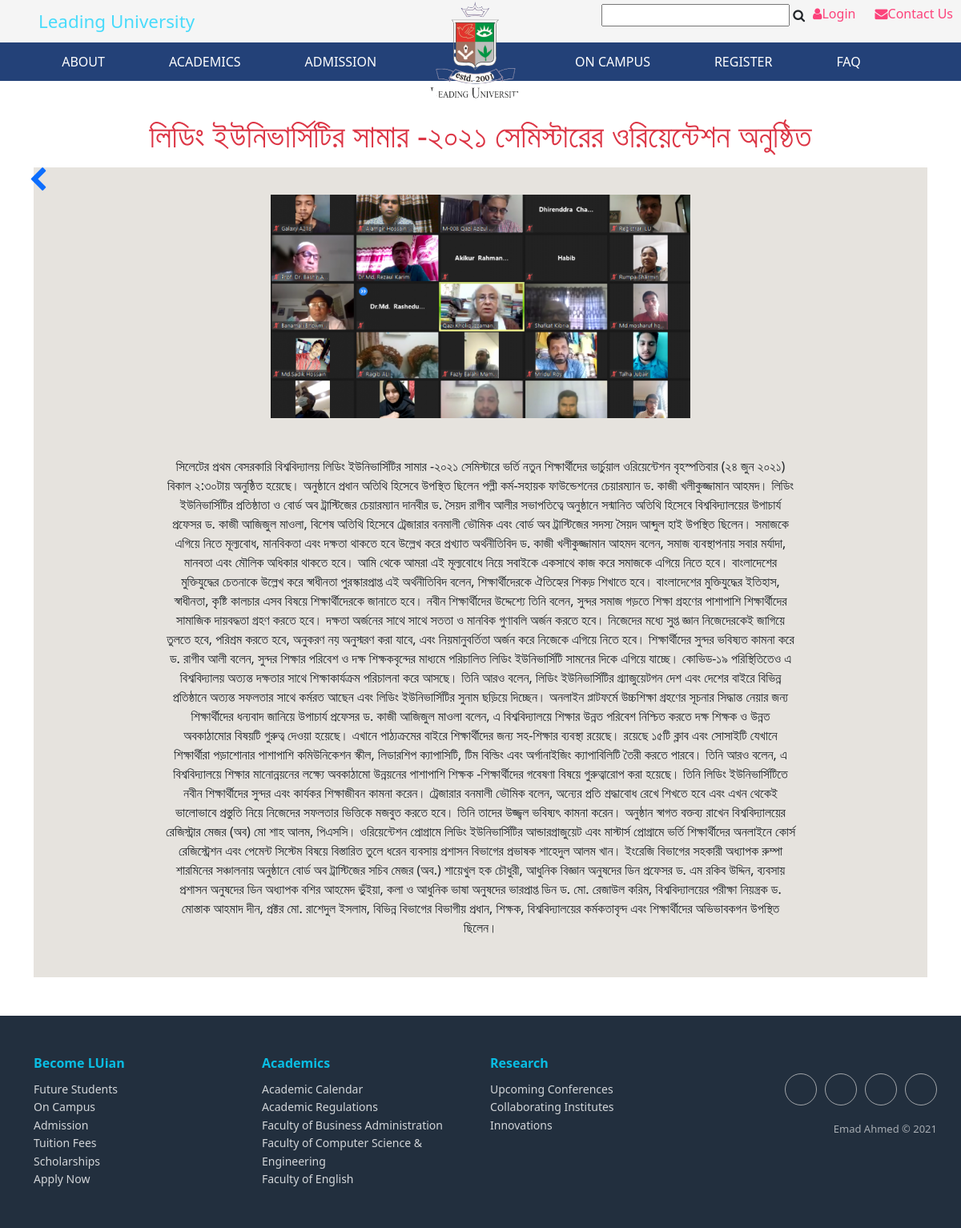
Screenshot of /shownews/3 with the database file from the repository.
### myapp/models/news.py (models this page shows)
class News(models.Model):
    title = models.CharField(max_length=120)
    allnews = models.TextField(blank=True)
    date = models.DateTimeField(
        auto_now_add=True, blank=True)
    newsimg = models.ImageField(
        upload_to='images/', default="myimg", blank=True)

### myapp/views/home.py (the view)
# urls.py: path('shownews/<int:id>', shownews, name="shownews"),
def shownews(request, id):
    shownews = News.objects.get(pk=id)
    return render(request, 'shownews.html', {'shownews': shownews})

### myapp/templates/shownews.html (shortened to what this page needs)
{% extends 'base.html' %}
{% block content %}
{% load static %}
<link rel="stylesheet" href="{% static 'css/notice.css' %}">
<div class="container text-center">
    <h1 class="text-center text-danger mb-3" style="margin-top: 13%;">{{shownews.title}}</h1>
    <a href="/" id="mainhome"><i class="fa fa-chevron-left fa-2x" aria-hidden="true"></i></a>
    <div class="jumbotron w-100 m-auto">
        <img src="{{shownews.newsimg.url}}" alt="" class="h-50 w-50 mb-5">
        <div class="w-75 m-auto">
        <p>{{shownews.allnews}}</p>
    </div>
    </div>
</div>
{% endblock %}

### static/css/style.css (style rules this page uses)
* { margin: 0; padding: 0; box-sizing: border-box; }

### static/css/notice.css (style rules this page uses)
.jumbotron { background: rgb(230, 227, 222); padding: 3%; }
#mainhome { position: absolute; left: 3%; }

### rows the page displays
News: title "লিডিং ইউনিভার্সিটির সামার -২০২১ সেমিস্টারের ওরিয়েন্টেশন অনুষ্ঠিত", newsimg (picture), allnews "সিলেটের প্রথম বেসরকারি বিশ্ববিদ্যালয় লিডিং ইউনিভার্সিটির সামার -২০২১ সেমিস্টারে ভর্তি নতুন শিক্ষার্থীদের ভার্চুয়াল ওরিয়েন্টেশন বৃহস্পতিবার (২৪ জুন ২০২১) বিকাল ২:৩০টায় অনুষ্ঠিত হয়েছে। অনুষ্ঠানে প্রধান অতিথি হিসেবে উপস্থিত ছিলেন পল্লী কর্ম-সহায়ক ফাউন্ডেশনের চেয়ারম্যান ড. কাজী খলীকুজ্জামান আহমদ। লিডিং ইউনিভার্সিটির প্রতিষ্ঠাতা ও বোর্ড অব ট্রাস্টিজের চেয়ারম্যান দানবীর ড. সৈয়দ রাগীব আলীর সভাপতিত্বে অনুষ্ঠানে সন্মানিত অতিথি হিসেবে বিশ্ববিদ্যালয়ের উপাচার্য প্রফেসর ড. কাজী আজিজুল মাওলা, বিশেষ অতিথি হিসেবে ট্রেজারার বনমালী ভৌমিক এবং বোর্ড অব ট্রাস্টিজের সদস্য সৈয়দ আব্দুল হাই উপস্থিত ছিলেন। সমাজকে এগিয়ে নিতে মূল্যবোধ, মানবিকতা এবং দক্ষতা থাকতে হবে উল্লেখ করে প্রখ‍্যাত অর্থনীতিবিদ ড. কাজী খলীকুজ্জামান…"
